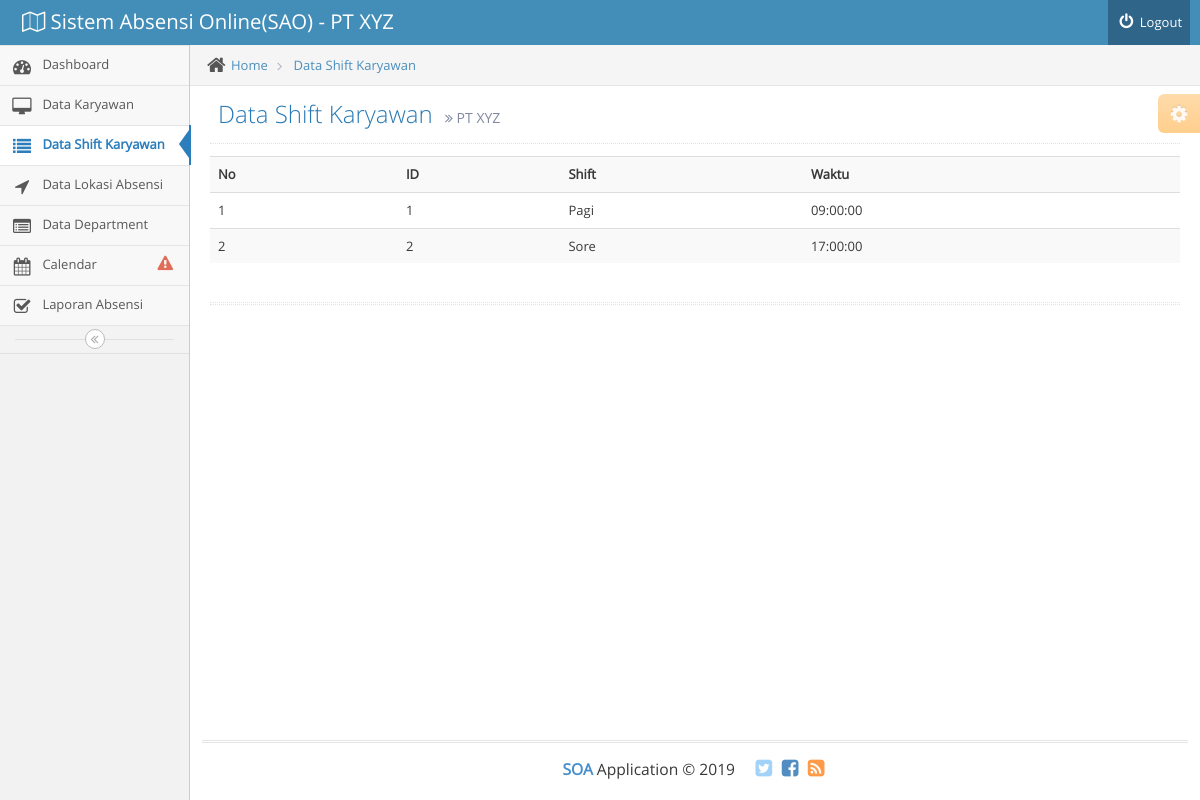
The app's page /admin/data_shift_karyawan.php (signed in) with its own data.
### tables this page shows
CREATE TABLE `shift` (
  `id_shift` int(7) NOT NULL,
  `nama_shift` varchar(50) NOT NULL,
  `waktu_shift` time NOT NULL
);

### admin/data_shift_karyawan.php (the view, shortened to what this page needs)
<!DOCTYPE html>
<html lang="en">
	<head>
		<link rel="stylesheet" href="../assets/css/bootstrap.min.css" />
		<link rel="stylesheet" href="../assets/font-awesome/4.5.0/css/font-awesome.min.css" />
		<link rel="stylesheet" href="../assets/css/ace.min.css" class="ace-main-stylesheet" id="main-ace-style" />
		<link rel="stylesheet" href="../assets/css/ace-skins.min.css" />
		<link rel="stylesheet" href="../assets/css/ace-rtl.min.css" />
		<?php
		include"../koneksi.php";
		?>
	</head>
	<body class="no-skin">
		<div id="navbar" class="navbar navbar-default          ace-save-state">
			<div class="navbar-container ace-save-state" id="navbar-container">
				<div class="navbar-header pull-left">
					<a href="index.php" class="navbar-brand">
						<small>
							<i class="ace-icon fa fa-map-o"></i>
							Sistem Absensi Online(SAO) - PT XYZ
						</small>
					</a>
				</div>
				<div class="navbar-buttons navbar-header pull-right" role="navigation">
					<ul class="nav ace-nav">
						<li>
							<a href="logout.php">
								<i class="ace-icon fa fa-power-off"></i>
								Logout
							</a>
						</li>
					</ul>
				</div>
			</div>
		</div>
		<div class="main-container ace-save-state" id="main-container">
			<div id="sidebar" class="sidebar                  responsive                    ace-save-state">
				<ul class="nav nav-list">
					<li class="">
						<a href="index.php">
							<i class="menu-icon fa fa-tachometer"></i>
							<span class="menu-text"> Dashboard </span>
						</a>
					</li>
					<li class="">
						<a href="data_karyawan.php">
							<i class="menu-icon fa fa-desktop"></i>
							<span class="menu-text">
								Data Karyawan
							</span>
						</a>
					<li class="active">
						<a href="data_shift_karyawan.php">
							<i class="menu-icon fa fa-list"></i>
							<span class="menu-text"> Data Shift Karyawan </span>
						</a>
					<li class="">
						<a href="data_lokasi_absensi.php">
							<i class="menu-icon fa fa-location-arrow"></i>
							<span class="menu-text"> Data Lokasi Absensi </span>
						</a>
					<li class="">
						<a href="data_department.php">
							<i class="menu-icon fa fa-list-alt"></i>
							<span class="menu-text"> Data Department </span>
						</a>
					</li>
					<li class="">
						<a href="calendar.php">
							<i class="menu-icon fa fa-calendar"></i>
							<span class="menu-text">
								Calendar
								<span class="badge badge-transparent tooltip-error" title="See Important Events">
									<i class="ace-icon fa fa-exclamation-triangle red bigger-130"></i>
								</span>
							</span>
						</a>
					</li>
					<li class="">
						<a href="laporan_absensi.php">
							<i class="menu-icon  fa fa-check-square-o"></i>
							<span class="menu-text">
								Laporan Absensi
							</span>
						</a>
					</li>
				</ul>
				<div class="sidebar-toggle sidebar-collapse" id="sidebar-collapse">
					<i id="sidebar-toggle-icon" class="ace-icon fa fa-angle-double-left ace-save-state" data-icon1="ace-icon fa fa-angle-double-left" data-icon2="ace-icon fa fa-angle-double-right"></i>
				</div>
			</div>
			<div class="main-content">
				<div class="main-content-inner">
					<div class="breadcrumbs ace-save-state" id="breadcrumbs">
						<ul class="breadcrumb">
							<li>
								<i class="ace-icon fa fa-home home-icon"></i>
								<a href="#">Home</a>
							</li>
							<li>
								<a href="#">Data Shift Karyawan</a>
							</li>
						</ul>
					</div>
					<div class="page-content">
						<div class="ace-settings-container" id="ace-settings-container">
							<div class="btn btn-app btn-xs btn-warning ace-settings-btn" id="ace-settings-btn">
								<i class="ace-icon fa fa-cog bigger-130"></i>
							</div>
						</div>
						<div class="page-header">
							<h1>
								Data Shift Karyawan
								<small>
									<i class="ace-icon fa fa-angle-double-right"></i>
									PT XYZ
								</small>
							</h1>
						</div>
						<div class="row">
							<div class="col-xs-12">
<div class="table-responsive">
								<table class="table table-striped">
    					<tr>
								<th class="th-sm">No</th>
								<th class="th-sm">ID</th>
								<th class="th-sm">Shift</th>
								<th class="th-sm">Waktu</th>
							</tr>
    <?php
    $shift = mysqli_query($koneksi, "SELECT * FROM `shift`");
    $no=1;
    while($d = mysqli_fetch_array($shift)){
				?>
			<tr>
				<td><?php echo $no; ?></td>
				<td><?php echo $d['id_shift']; ?></td>
				<td><?php echo $d['nama_shift']; ?></td>
				<td><?php echo $d['waktu_shift']; ?></td>
			</tr>
			<?php
        $no++;
    }
    ?>
</table>
</div>
								<div class="row">
									<div class="col-xs-12">
									</div>
								</div>
								<div class="hr hr-18 dotted hr-double"></div>
								<div class="row">
									<div class="col-xs-12">
									</div>
								</div>
							</div>
						</div>
					</div>
				</div>
			</div>
			<div class="footer">
				<div class="footer-inner">
					<div class="footer-content">
						<span class="bigger-120">
							<span class="blue bolder">SOA</span>
							Application &copy; 2019
						</span>
						<span class="action-buttons">
							<a href="#">
								<i class="ace-icon fa fa-twitter-square light-blue bigger-150"></i>
							</a>
							<a href="#">
								<i class="ace-icon fa fa-facebook-square text-primary bigger-150"></i>
							</a>
							<a href="#">
								<i class="ace-icon fa fa-rss-square orange bigger-150"></i>
							</a>
						</span>
					</div>
				</div>
			</div>
		</div>
	</body>
</html>

### records on screen
shift: id_shift "1", nama_shift "Pagi", waktu_shift "09:00:00"
shift: id_shift "2", nama_shift "Sore", waktu_shift "17:00:00"
